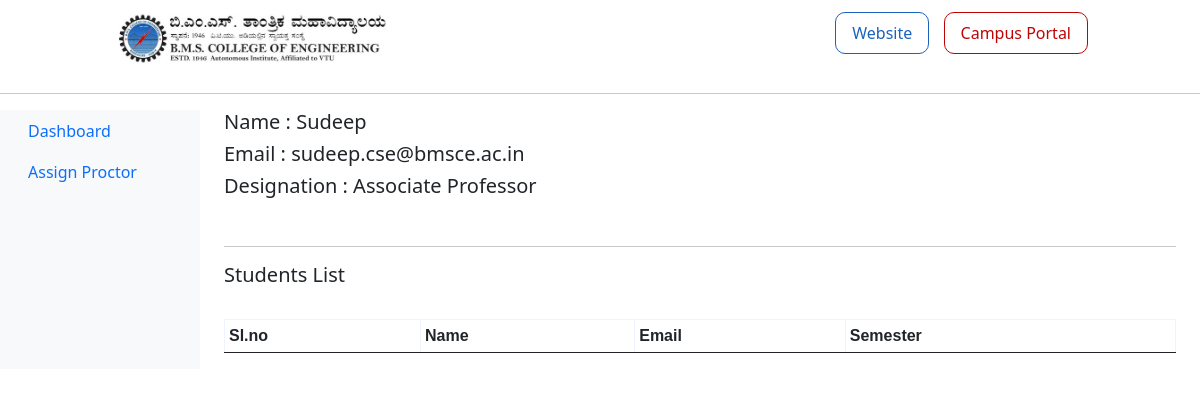
Page /office/view-students/sudeep.cse@bmsce.ac.in on the earlier database version.
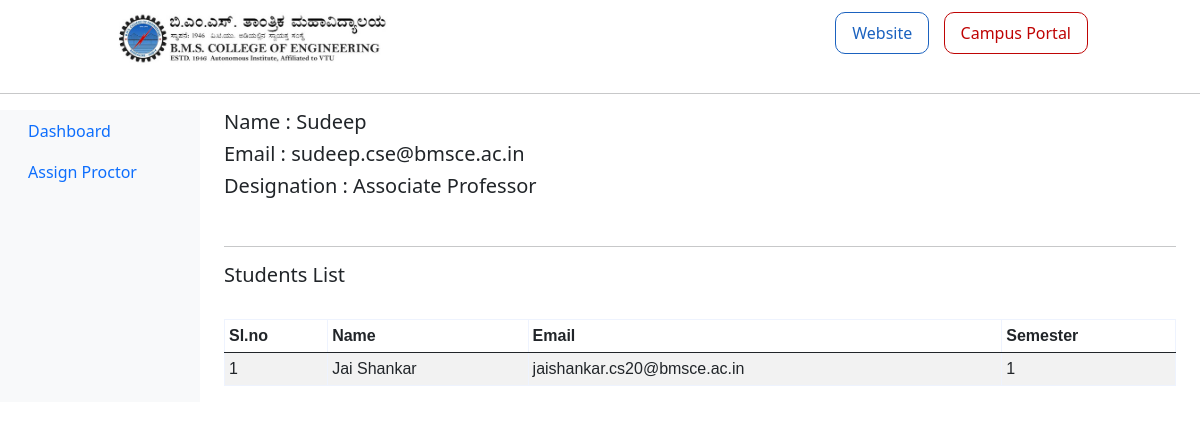
Same page on the later database version.
### student_dashboard_proctor/models.py (models this page shows, shortened)
class Student(models.Model):
    USN= models.CharField(max_length=10)
    name = models.CharField(max_length=200)
    email=models.EmailField()
    proctor_id=models.ForeignKey(Faculty, null=True, blank=True, on_delete=models.DO_NOTHING)
    current_sem=models.IntegerField(null=True, blank=True)
    class Meta:
        ordering = ['name']

### office_dashboard_proctor/views.py (the view)
# urls.py: path('/view-students/<str:pk>', views.view_students, name='view-proctor-students'),
def view_students(request,pk):
    faculty=Faculty.objects.get(email=pk)
    students=Student.objects.filter(proctor_id=faculty)
    context = {'students':students,'faculty':faculty}
    return render(request,'office_dashboard_proctor/view_students.html',context)

### templates/office_dashboard_proctor/view_students.html (shortened to what this page needs)
{% extends '../base.html' %} {% load static %} {% block content %}
<div class="container-fluid">
  <div class="row">
    <nav id="sidebarMenu" class="col-md-3 col-lg-2 d-md bg-light">
      <ul class="nav flex-column">
        <li class="nav-item">
          <a class="nav-link active" aria-current="page" href="#">
            Dashboard
          </a>
        </li>
          <li class="nav-item">
            <a class="nav-link" href="{% url 'office:proctor-assign' %}">
              Assign Proctor
            </a>
          </li>
      </ul>
    </nav>
    <main class="col-md-9 ms-sm-auto col-lg-10 px-md-4">
        <div class="main_details">
            <span width="50%"><h5>Name : {{faculty.name}}</h5></span>
            <span width="50%"><h5>Email : {{faculty.email}}</h5></span>
            <span width="50%"><h5>Designation : {{faculty.designation}}</h5></span>
          </div>
          <br>
          <hr>
          <h5>Students List</h5>
          <br />
          <div class="table-responsive">
            <table class="table table-striped table-sm">
              <thead>
                <tr>
                  <th scope="col">Sl.no</th>
                  <th scope="col">Name</th>
                  <th scope="col">Email</th>
                  <th scope="col">Semester</th>
                </tr>
              </thead>
                <tbody>
                  {% for student in students %}
                  <tr>
                    <td>{{forloop.counter}}</td>
                    <td>{{student.name}}</td>
                    <td>{{student.email}}</td>
                    <td>{{student.current_sem}}</td>
                  </tr>
                  {% endfor %}
                </tbody>
            </table>
          </div>
    </main>
  </div>
</div>
{% endblock content %}

Differences in the rows shown:
now on this page (row edited): Student: name "Jai Shankar", email "jaishankar.cs20@bmsce.ac.in", current_sem "1"
